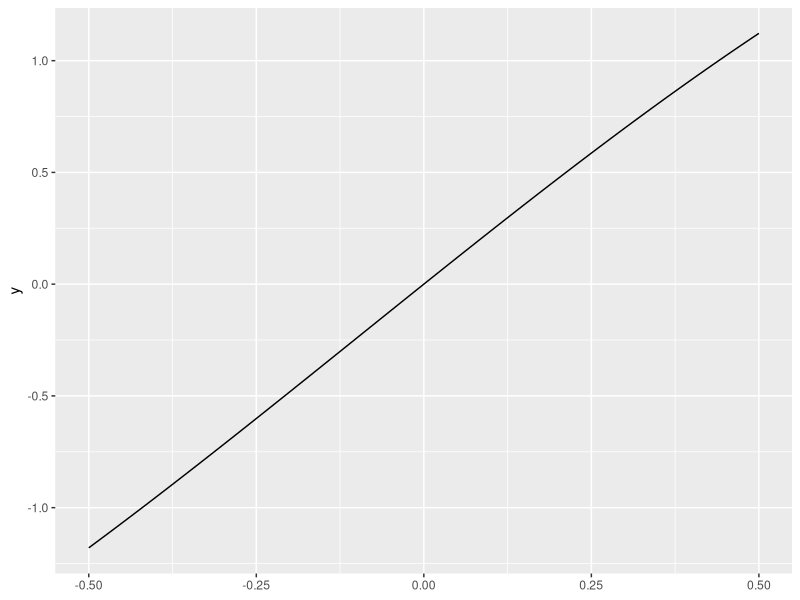
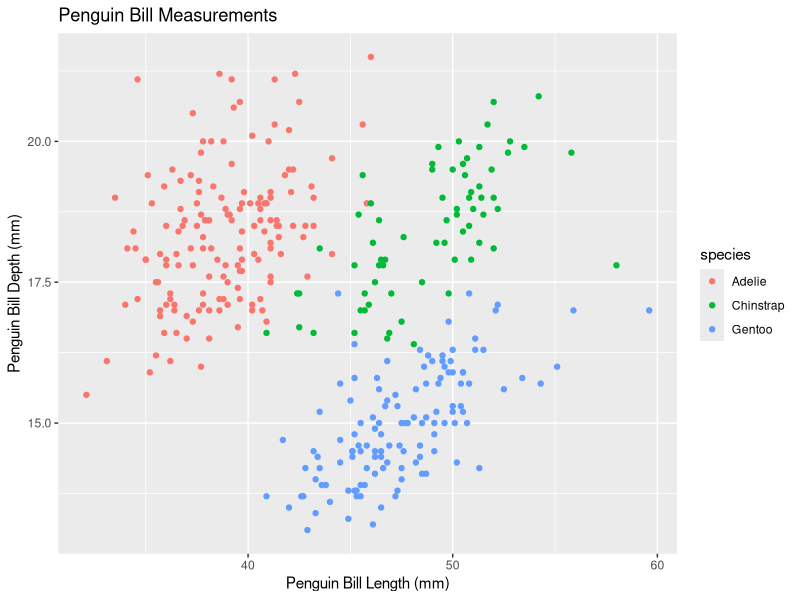
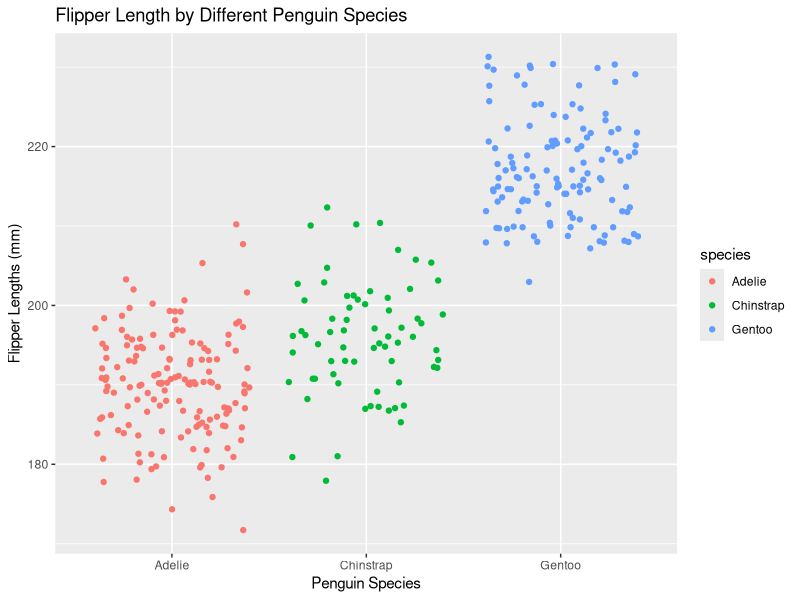

Write R code to recreate these figures, in order.
## ---- chunk 1
knitr::opts_chunk$set(echo = TRUE)

library("tidyverse")
library("palmerpenguins")

## ---- chunk 2
fx <- expression(x^2)

x <- 3

df_dx <- D(expr = fx, name = 'x')

eval(expr = df_dx)
## ---- chunk 3
pa <- expression(2*(3*a + 2)^4 - 5)

a <- 1.2

dp_da <- D(expr = pa, name = 'a')

eval(expr = dp_da)
## ---- chunk 4
gt <- expression((-4*t)/((t^2) + 1)^3)

t <- 0

dg_dt <- D(expr = gt, name = 't')

eval(expr = dg_dt)
## ---- chunk 5
gz <- expression(4.6 - (1.9*z^3))

dg_dz <- D(expr = gz, name = 'z')

#eval(dg_dz, 'z') gives error because R is looking for something to plug in, but we did not define z. Just call the dg_dz because it takes the derivative without needing a value to plug in.
dg_dz

d2g_dz2 <- D(expr = dg_dz, name = 'z')

d2g_dz2

#eval(d2g_dz2, 'z')
## ---- chunk 6
fxyz <- expression(2*x^2*y - 3*x + 1 +4*z^4*x)

Df_Dx <- D(expr = fxyz, 'x')
Df_Dx

Df_Dy <- D(expr = fxyz, 'y')
Df_Dy

Df_Dz <- D(expr = fxyz, 'z')
Df_Dz
## ---- chunk 7
Fb <- function(b){
  (2.4*exp((-0.05)*b)*sin(b))
}

ggplot(data = NULL) +
  stat_function(fun = Fb) +
  xlim(min= -0.5, max = 0.5)

#b <- seq(from = -0.5, to = 0.5)
## ---- chunk 8
ggplot(data = penguins, aes(x = bill_length_mm, y = bill_depth_mm)) +
       geom_point(aes(color = species)) +
         labs(x = "Penguin Bill Length (mm)",
              y = "Penguin Bill Depth (mm)",
              title = "Penguin Bill Measurements")
## ---- chunk 9
ggplot(data = penguins, aes(y = flipper_length_mm, x = species)) +
  geom_jitter(aes(color = species)) +
  labs(x = "Penguin Species",
       y = "Flipper Lengths (mm)",
       title = "Flipper Length by Different Penguin Species")

